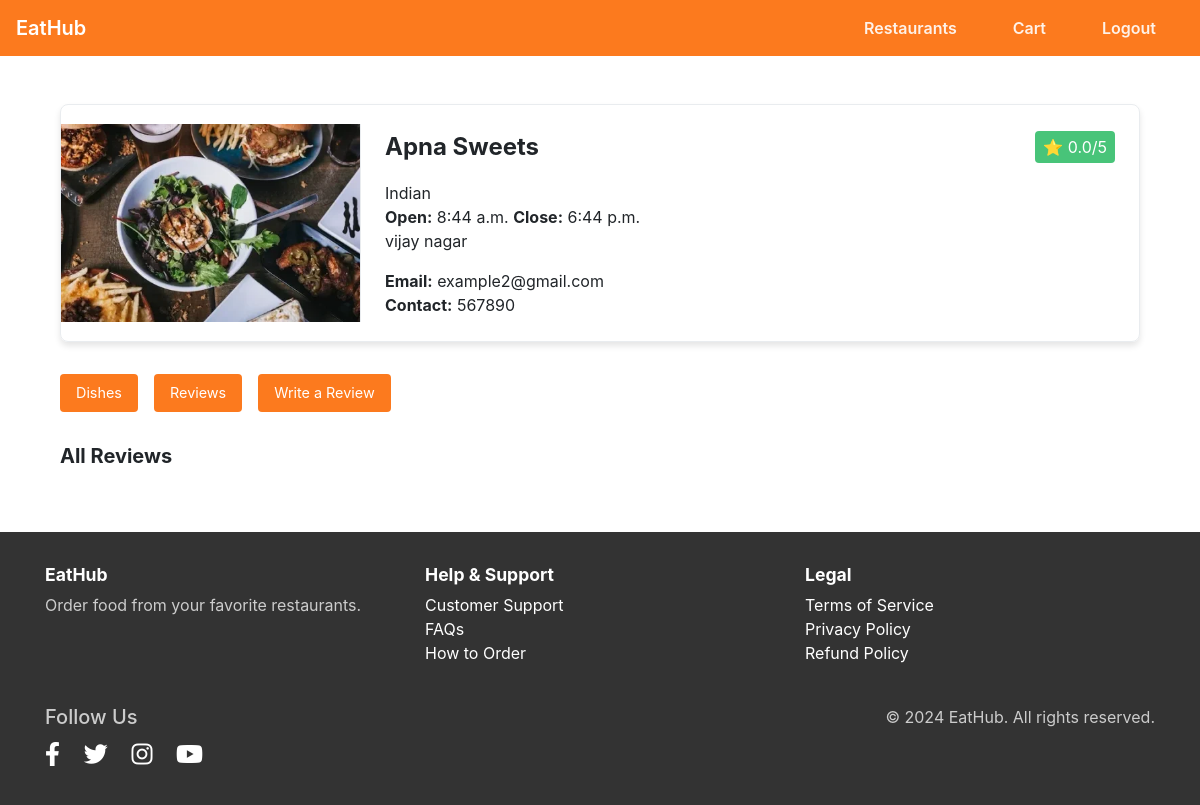
/show_review/2/ (signed in), run on an earlier commit of the app's database.
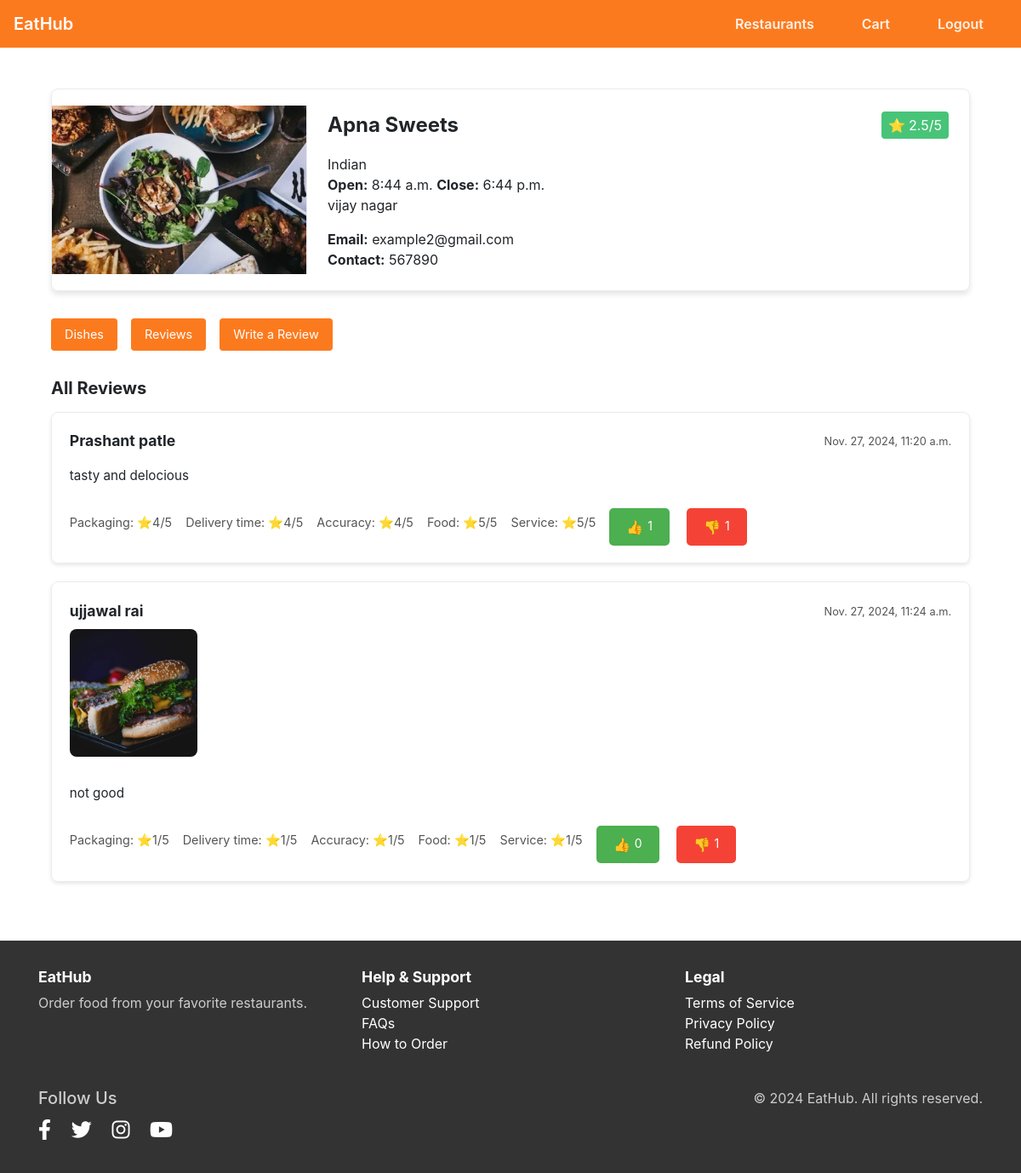
And on a later commit of the database.
### Restaurants/models.py (models this page shows, shortened)
class Restaurant(models.Model):
    CUISINE_CHOICES = [('Italian', 'Italian'), ('Chinese', 'Chinese'), ('Indian', 'Indian')]
    owner = models.ForeignKey(RestaurantOwner, on_delete=models.CASCADE)
    name = models.CharField(max_length=100)
    email = models.EmailField(max_length=50)
    location = models.TextField(max_length=50)
    cuisine_type = models.CharField(max_length=50, choices=CUISINE_CHOICES)
    open_at = models.TimeField()
    close_at = models.TimeField()
    contact_info = models.CharField(max_length=100)
    restaurant_img = models.ImageField(upload_to='restaurant_images/', blank=True, null=True)
    avg_rating = models.FloatField(default=0.0)

### Reviews/models.py (models this page shows)
class Review(models.Model):
    restaurant = models.ForeignKey(Restaurant, on_delete=models.CASCADE)
    customer = models.ForeignKey(Customer, on_delete=models.CASCADE)
    review_text = models.TextField()
    food_rating = models.IntegerField()
    service_rating = models.IntegerField()
    delivery_time_rating = models.IntegerField(blank=True, null=True)
    packaging_rating = models.IntegerField(blank=True, null=True)
    order_accuracy_rating = models.IntegerField(blank=True, null=True)
    review_img = models.ImageField(upload_to='review_images/', blank=True, null=True)
    likes = models.IntegerField(default=0)
    date_posted = models.DateTimeField(auto_now_add=True)
    dislikes = models.IntegerField(default=0)
    objects = ReviewManager()

### users/models.py (models this page shows, shortened)
class EatHubAdmin(AbstractBaseUser, PermissionsMixin):
    email = models.EmailField(unique=True)
    user_name = models.CharField(max_length=150, unique=True)
    is_staff = models.BooleanField(default=False)
    is_active = models.BooleanField(default=True)
    date_joined = models.DateTimeField(default=timezone.now)
    objects = CustomUserManager()
    USERNAME_FIELD = 'email'
    REQUIRED_FIELDS = []

class Customer(EatHubAdmin):
    name = models.CharField(max_length=100)
    mobile_number = models.CharField(max_length=15)
    address = models.TextField(null=True, blank=True)
    profile = models.ImageField(upload_to='customer_profile_imagess/', blank=True, null=True)
    is_customer = models.BooleanField(default=True)
    def __str__(self):
        return self.name

### Reviews/views.py (the view)
# urls.py: path('show_review/<int:restaurant_id>/', views.Show_reviews, name='show_review'),
@login_required(login_url='login')
def Show_reviews(request,restaurant_id):
    if hasattr(request.user, 'customer') and request.user.customer.is_customer:
        restaurant = Restaurant.objects.get(id=restaurant_id)
        reviews = Review.objects.filter(restaurant=restaurant)
        return render(request,'review/show_review.html',{'restaurant':restaurant, 'reviews':reviews } )
    else:
        return redirect('login')

### templates/review/show_review.html (shortened to what this page needs)
{% extends "base_home.html" %}
{% block navbar_item %}
<div class="collapse navbar-collapse" id="navbarNav">
    <ul class="navbar-nav ml-auto">
        <li class="nav-item"><a class="nav-link" href="{% url 'customer_home'%}">Restaurants</a></li>
        <li class="nav-item"><a class="nav-link" href="{% url 'view_cart' %}">Cart</a></li>
        <li class="nav-item"><a class="nav-link" href="{% url 'logout' %}">Logout</a></li>
    </ul>
</div>
{% endblock navbar_item %}
{% block content %}
<div class="container">
    <div class="restaurant-card">
        {% if restaurant.restaurant_img %}
            <img src="{{ restaurant.restaurant_img.url }}" alt="{{ restaurant.name }}">
        {% else %}
            <p>No image available.</p>
        {% endif %}
        <div class="restaurant-details">
            <div class="restaurant-info-row">
                <span class="restaurant-name">{{ restaurant.name }}</span>
                <span class="restaurant-rating">⭐ {{  restaurant.avg_rating }}/5</span>
            </div>
            <div class="cuisine-type">{{ restaurant.cuisine_type }}</div>
            <div class="time-info">
                <span><strong>Open:</strong> {{ restaurant.open_at }}</span>
                <span><strong>Close:</strong> {{ restaurant.close_at }}</span>
            </div>
            <p class="location">{{ restaurant.location }}</p>
            <div>
                <strong>Email:</strong> {{ restaurant.email }}<br>
                <strong>Contact:</strong> {{ restaurant.contact_info }}<br>
            </div>
        </div>
    </div>
    <div class="button-row">
        <a href="{% url 'restaurant_detail' restaurant.id %}">Dishes</a>
        <a href="{% url 'show_review' restaurant.id %}">Reviews</a>
        <a href="{% url 'submit_review' restaurant.id %}">Write a Review</a>
    </div>
    <h5 class="reviews-heading">All Reviews</h5>
    {% for review in reviews %}
        <div class="review-card">
            <div class="review-header">
                <span class="review-customer">{{ review.customer }}</span>
                <span class="review-date">{{ review.date_posted }}</span>
            </div>
            {% if review.review_img %}
                <img src="{{ review.review_img.url }}" alt="Review Image" style="width: 150px; height: 150px; object-fit: cover; border-radius: 8px; margin-bottom: 1rem;">
            {% endif %}
            <div class="review-text">{{ review.review_text }}</div>
            <div class="review-rating">
                <span>Packaging: ⭐{{ review.packaging_rating }}/5</span>
                <span>Delivery time: ⭐{{ review.delivery_time_rating }}/5</span>
                <span>Accuracy: ⭐{{ review.order_accuracy_rating }}/5</span>
                <span>Food: ⭐{{ review.food_rating }}/5</span>
                <span>Service: ⭐{{ review.service_rating }}/5</span>
                <div class="review-actions">
                    <form action="{% url 'like_review' review.id %}" method="post" class="review-action-form">
                        <button type="submit" class="like-btn">
                            👍<span class="like-count">{{ review.likes }}</span>
                        </button>
                    </form>
                    <form action="{% url 'dislike_review' review.id %}" method="post" class="review-action-form">
                        <button type="submit" class="dislike-btn">
                            👎  <span class="dislike-count">{{ review.dislikes}}</span>
                        </button>
                    </form>
                </div>
            </div>
        </div>
    {% endfor %}
</div>
{% endblock content %}

What changed in the data, as far as the page shows it:
changed Restaurant "Apna Sweets": avg_rating "0.0" → "2.5"
added Review: customer "Prashant patle", date_posted "Nov. 27, 2024, 11:20 a.m.", review_text "tasty and delocious", packaging_rating "4", delivery_time_rating "4", order_accuracy_rating "4", food_rating "5", service_rating "5", likes "1", dislikes "1"
added Review: customer "ujjawal rai", date_posted "Nov. 27, 2024, 11:24 a.m.", review_img (picture), review_text "not good", packaging_rating "1", delivery_time_rating "1", order_accuracy_rating "1", food_rating "1", service_rating "1", likes "0", dislikes "1"
